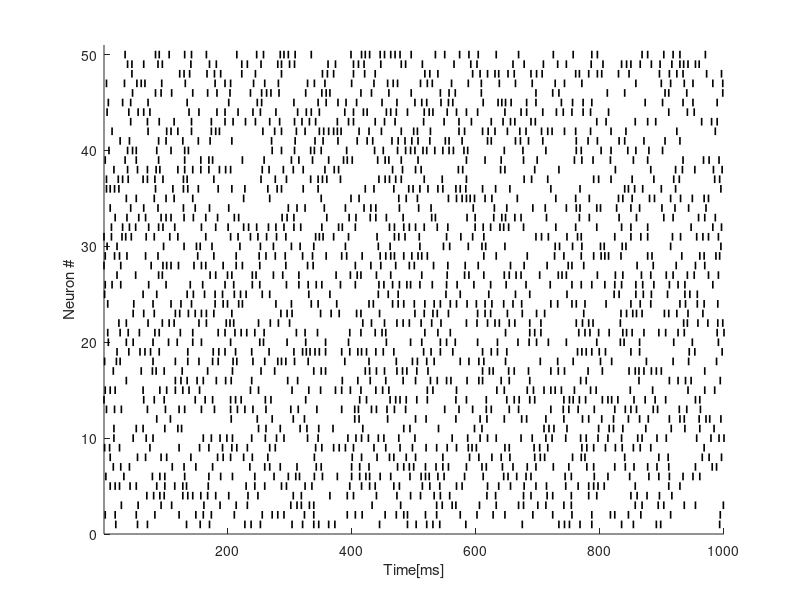
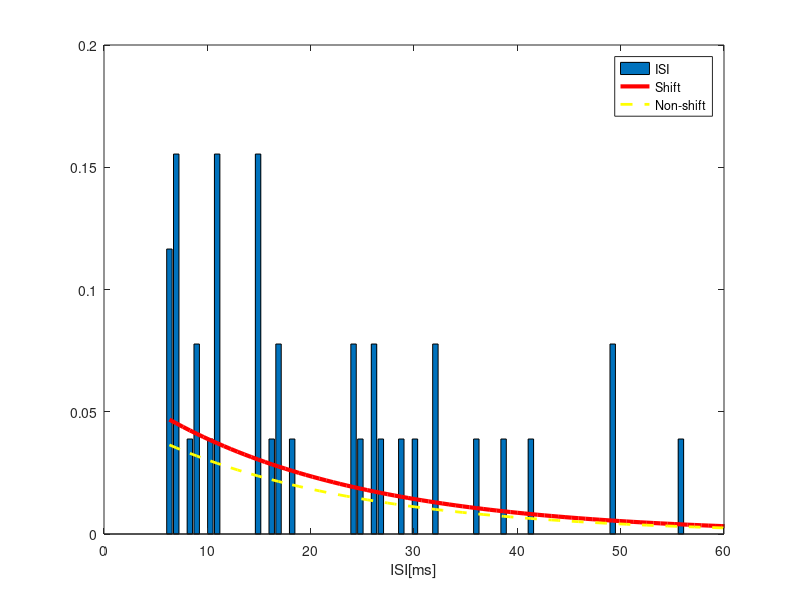

MATLAB code to generate these figures, in order:
%% Poisson Spike Generator
clear; clf; clc;

N=50;                                                                           % # of trials
T=1000;                                                                         % ms
r=50;                                                                           % # of spikes/s (constant)
p=r/1000;                                                                       % 1ms

hold on;
for trial=1:N
    spk=-1*ones(1,T);                                                           % Initialize spk value
    for ii=1:T
        xrand=rand(1);                                                          % Generate random number
        if p>xrand                                                              
            spk(ii)=1;                                                          % Poisson Process for each bin
        end
    end
    for ii=1:T
        if spk(ii)==1                                                           % If there is a spike,
            for jj=1:5                                                          % for 5ms,
                spk(ii+jj)=0;                                                   % remove all spikes
            end
        end
    end
    n=find(spk==1);                                                             % Find spike regions
    for it=n
        plot([it it],[trial-0.4 trial+0.4], 'k', 'Linewidth',1.2);              % Raster plot the spikes
    end
    xlim([1 T])
    ylim([0 N+1])
end
hold off;
xlabel('Time[ms]');
ylabel('Neuron #');

%% For analysis of ISI: change value of T into T=100000ms, r=100, N=1 to use this
spk_time=find(spk==1);
ISI=zeros(1,length(spk_time)-1);
for iter=1:length(spk_time)-1
    ISI(iter)=spk_time(iter+1)-spk_time(iter);
end
[f,x]=hist(ISI, 100);
fr_mean = length(spk_time)/T;
g=p*exp(-p.*(x-5));
h=p*exp(-p.*x);
figure(2);
bar(x,f/trapz(x,f)); hold on;
plot(x,g,'r','Linewidth',3);
plot(x,h,'y--','Linewidth',2); 
hold off;
xlim([0 60]);
xlabel('ISI[ms]');
legend('ISI','Shift','Non-shift');